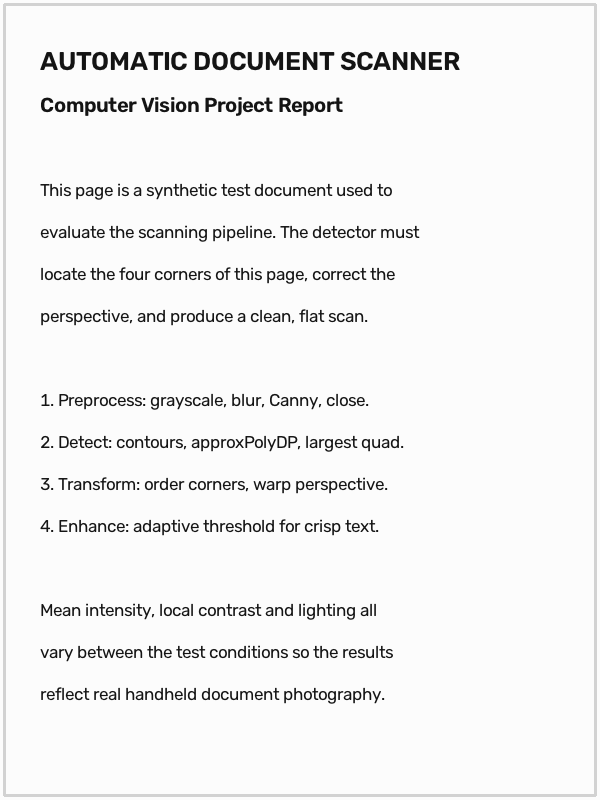
#> input picture data/pages/cluttered_0.png, 600 x 800 px
$ python -i preprocess.py   (imports and definitions only)
#> lines starting #> are read from the running program, lines starting #| are printed output that depends on the picture; after the words box and inside, x2 and y2 are one past the last pixel; in counts of white or black regions, pixels touching at a corner belong together
"""
preprocess.py - turn a colour photo into a clean edge map.

Pipeline stage 1. The goal is NOT to understand the document yet, only to
produce a binary edge image in which the page boundary stands out as a closed
contour. The order of operations matters and each one has a reason:

    grayscale -> Gaussian blur -> Canny (auto thresholds) -> morphological close

Every function returns an intermediate so the UI can show the whole chain.
"""

from __future__ import annotations

from dataclasses import dataclass

import cv2
import numpy as np


@dataclass
class PreprocessResult:
    """Bundle of intermediate images so the UI/report can show each stage."""

    gray: np.ndarray
    blurred: np.ndarray
    edges: np.ndarray
    closed: np.ndarray


def to_grayscale(image: np.ndarray) -> np.ndarray:
    """Convert BGR -> single-channel grayscale.

    WHY: edges are defined by changes in *intensity*, not colour. Dropping to
    one channel removes colour information we don't need and makes every later
    step ~3x cheaper. Canny itself only works on single-channel images.
    """
    if image.ndim == 2:
        return image
    return cv2.cvtColor(image, cv2.COLOR_BGR2GRAY)


def blur(gray: np.ndarray, ksize: int = 5) -> np.ndarray:
    """Apply a Gaussian blur to suppress high-frequency noise.

    WHY (classic viva point): Canny computes image gradients, and gradients
    amplify noise. A single noisy pixel can create a spurious strong edge. A
    small Gaussian low-pass filter smooths out sensor noise and fine paper
    texture so Canny responds to the *real* page boundary instead of speckle.
    The kernel must be odd; 5x5 is a good balance between denoising and keeping
    the true edges crisp.
    """
    if ksize % 2 == 0:
        ksize += 1
    return cv2.GaussianBlur(gray, (ksize, ksize), 0)


def auto_canny(blurred: np.ndarray, sigma: float = 0.33) -> np.ndarray:
    """Canny edge detection with thresholds derived from the image median.

    WHY: Canny needs a low and high threshold for its hysteresis step. Hard-
    coding them (e.g. 50/150) fails whenever lighting changes. Instead we set
    them relative to the median pixel intensity of this particular image:

        lower = max(0,   (1 - sigma) * median)
        upper = min(255, (1 + sigma) * median)

    This adapts automatically to bright and dark photos, which is exactly the
    kind of variation a phone-camera document scanner must handle.
    """
    median = float(np.median(blurred))
    lower = int(max(0, (1.0 - sigma) * median))
    upper = int(min(255, (1.0 + sigma) * median))
    return cv2.Canny(blurred, lower, upper)


def close_edges(edges: np.ndarray, ksize: int = 5, iterations: int = 2) -> np.ndarray:
    """Dilate + morphological close to join broken edge segments.

    WHY: Canny often returns a page outline with small gaps (a shadow, a low-
    contrast corner). ``findContours`` can only trace *closed* curves, so those
    gaps would split the boundary into fragments. Dilation thickens the edges
    and morphological closing (dilate-then-erode) bridges the small breaks,
    turning the four page sides into one continuous contour we can detect.
    """
    kernel = cv2.getStructuringElement(cv2.MORPH_RECT, (ksize, ksize))
    dilated = cv2.dilate(edges, kernel, iterations=iterations)
    closed = cv2.morphologyEx(dilated, cv2.MORPH_CLOSE, kernel)
    return closed


def median_denoise(gray: np.ndarray, ksize: int = 5) -> np.ndarray:
    """Median blur to wipe out fine text edges while keeping the page border.

    WHY (the text-heavy-page fix): on a newspaper or a dense printed page, Canny
    lights up thousands of little character edges, which can form spurious
    contours and mislead the detector into locking onto a text column. A median
    filter removes small high-contrast speckle (individual letters) far more
    aggressively than a Gaussian, because the median of a neighbourhood ignores
    a few dark pixels of text, yet it preserves the long, continuous edges of
    the page boundary. Applying it before Canny makes detection far more robust
    on documents that fill the frame with text. ksize must be odd.
    """
    if ksize % 2 == 0:
        ksize += 1
    return cv2.medianBlur(gray, ksize)


def preprocess(image: np.ndarray, blur_ksize: int = 5, sigma: float = 0.33,
               median_ksize: int = 5) -> PreprocessResult:
    """Run the full preprocessing chain and return every intermediate.

    Order: grayscale -> Gaussian blur -> median blur -> auto-Canny -> close.
    The median step is what tames dense-text pages (see ``median_denoise``).
    """
    gray = to_grayscale(image)
    blurred = blur(gray, blur_ksize)
    blurred = median_denoise(blurred, median_ksize)
    edges = auto_canny(blurred, sigma)
    closed = close_edges(edges)
    return PreprocessResult(gray=gray, blurred=blurred, edges=edges, closed=closed)

>>> import cv2
>>> picture = cv2.imread('../data/pages/cluttered_0.png')
#> picture is the input picture: shape (800, 600, 3); min 20, max 252, mean 241.9
>>> result = preprocess(picture)
#> in blur, `return cv2.GaussianBlur(gray, (ksize, ksize), 0)`:
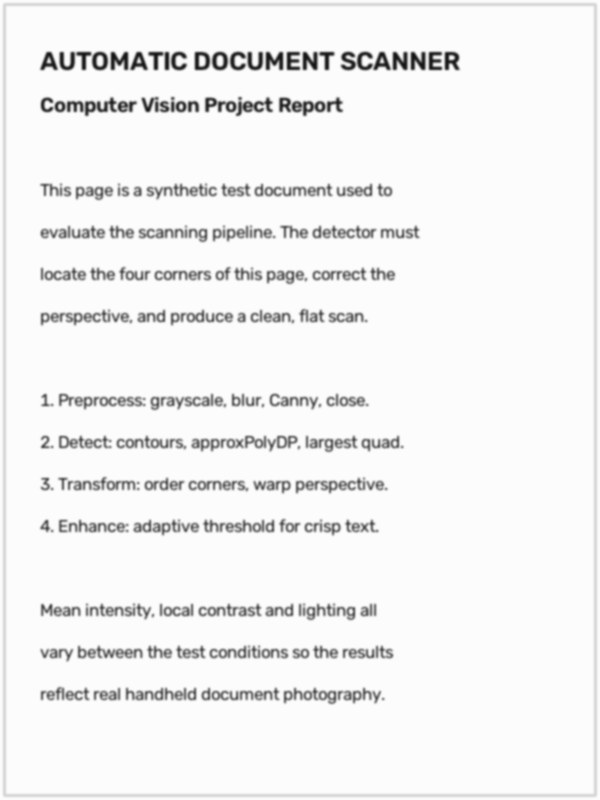
#> returned value: shape (800, 600); min 20, max 252, mean 241.9
#> in median_denoise, `return cv2.medianBlur(gray, ksize)`:
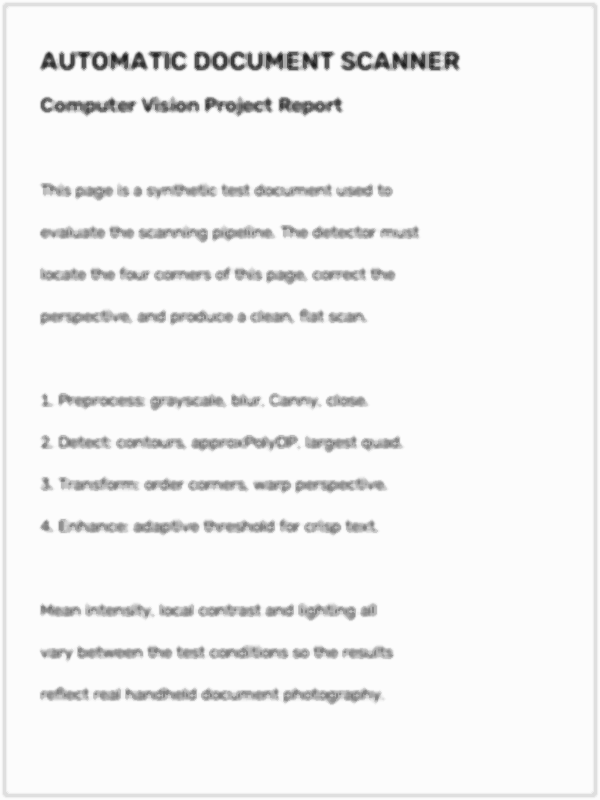
#> returned value: shape (800, 600); min 31, max 252, mean 242.8
#> in auto_canny, `median = float(np.median(blurred))`: median = 252
#> in auto_canny, `lower = int(max(0, (1.0 - sigma) * median))`: lower = 168
#> in auto_canny, `upper = int(min(255, (1.0 + sigma) * median))`: upper = 255
#> in auto_canny, `return cv2.Canny(blurred, lower, upper)`:
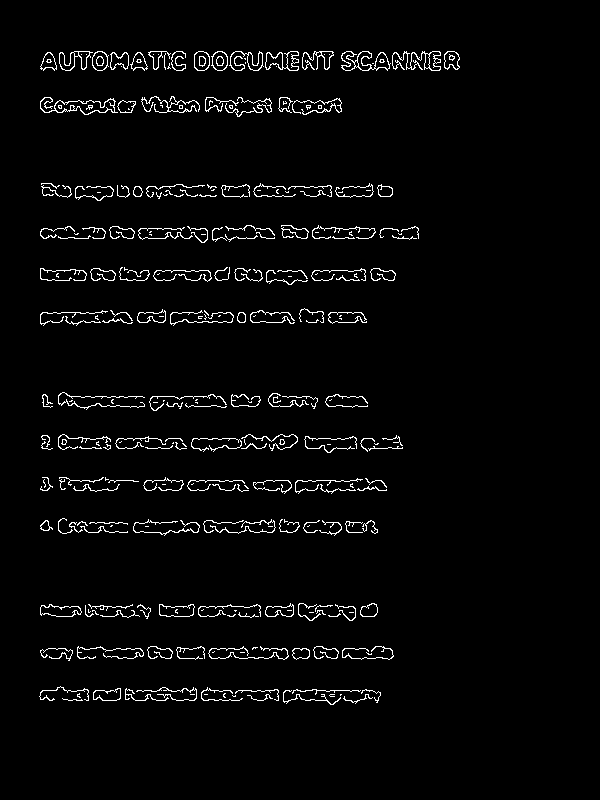
#> returned value: shape (800, 600); 2.9% white in thin lines or dots, all inside (x1, y1, x2, y2) = (39, 51, 460, 705)
#> in close_edges, `dilated = cv2.dilate(edges, kernel, iterations=iterations)`:
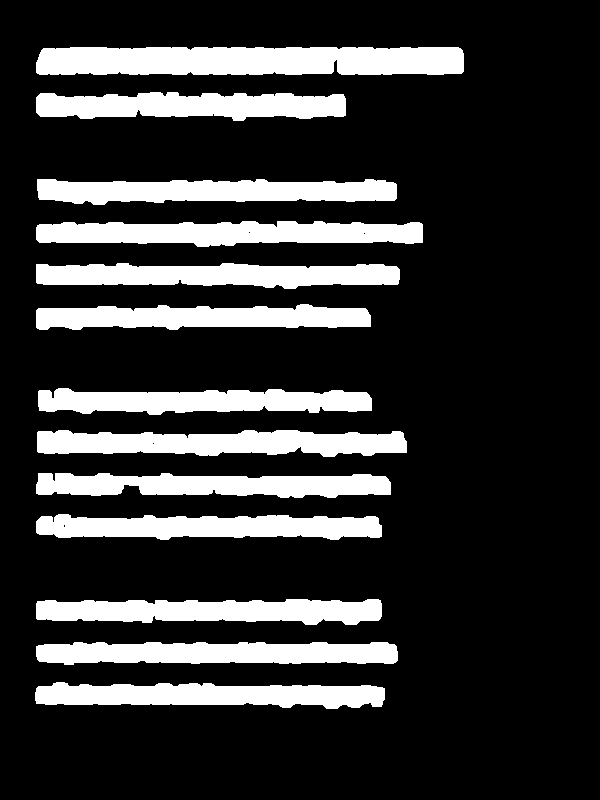
#> dilated: shape (800, 600); 20.1% white; 13 white regions, largest, box (x1, y1, x2, y2) and area: (36, 47, 464, 75) 11461, (36, 221, 423, 247) 7745, (37, 430, 407, 457) 7645
#> in close_edges, `closed = cv2.morphologyEx(dilated, cv2.MORPH_CLOSE, kernel)`:
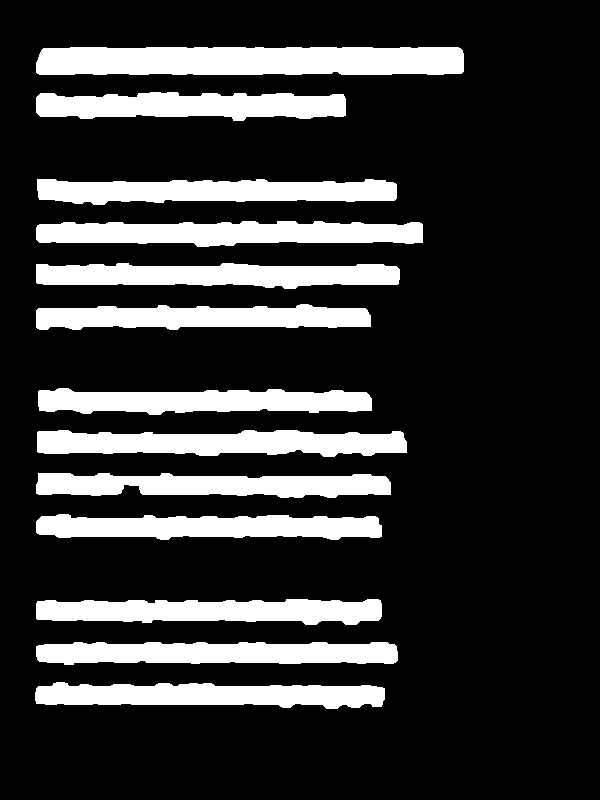
#> closed: shape (800, 600); 20.2% white; 13 white regions, largest, box (x1, y1, x2, y2) and area: (36, 47, 464, 75) 11556, (36, 221, 423, 247) 7765, (37, 430, 407, 457) 7682
